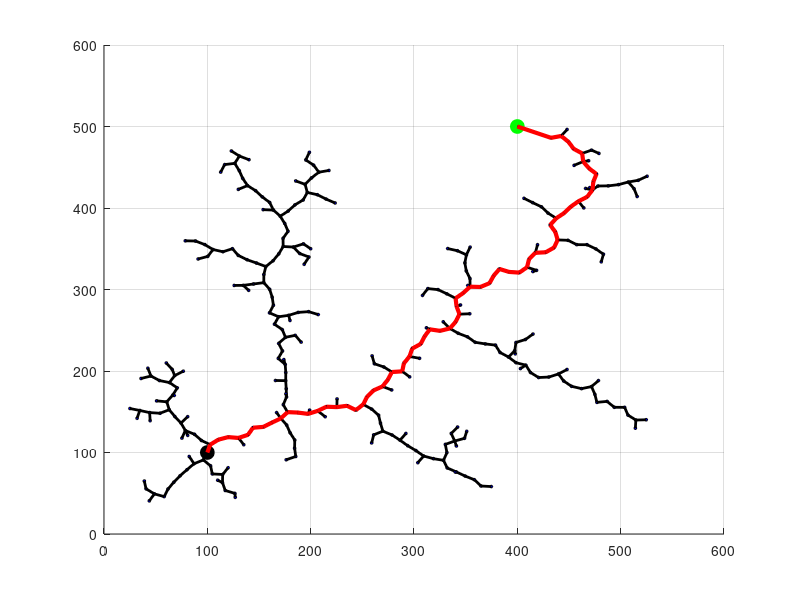

The MATLAB source for this figure:
clc; close all; clear all;
tic
%% Setting up the environment

N = 5000; %maximum number of iterations
step_size = 10;
threshold = 40; %maximum distance between random node and the goal state

% Initial position and a goal position
x_init = 100; y_init = 100;
x_goal = 400; y_goal = 500;

%grid size
x_min = 0; y_min = 0;
x_max = 600; y_max = 600;

%drawing the starting and the goal position
figure(1); axis([x_min x_max y_min y_max]); hold on; grid on;
plot(x_init, y_init, 'ko', 'MarkerSize',10, 'MarkerFaceColor','k');
plot(x_goal, y_goal, 'go', 'MarkerSize',10, 'MarkerFaceColor','g');


%% The data structure used to build RRT is a nested structure

%initializing tree
rrt_tree.node(1).x = x_init;
rrt_tree.node(1).y = y_init;
rrt_tree.node(1).index = 1; 
rrt_tree.node(1).parent_index = 0;

%% Building RRT 

%initializing x and y-coordinate of new node that will be added in tree
x_new = 0; y_new = 0;

% iter keeps track of number of iterations and is also used as index. Since
% we have already added one element, the initial configuration, to the
% tree as node. The iter variable is initialized with value 2.
iter = 2;

while iter <= N
    %% Generating random configurations
    
    %Random configuration from a uniform distribution
    x_rand = round((x_max - x_min)*rand);
    y_rand = round((y_max - y_min)*rand);
    
    %Adding bias
    %{
    random_number = rand;
    bias = 0.1; %Probability by which goal node will be sampled
    if random_number >= (1 - bias) && random_number < 1
        x_rand = x_goal;
        y_rand = y_goal;
    else
        x_rand = round((x_max - x_min)*rand);
        y_rand = round((y_max - y_min)*rand);
    end
    %}
    
    %% calculating distance between generated random node and other nodes in the tree
    for i = 1:length(rrt_tree.node)
        distance(i) = round(sqrt( (x_rand - rrt_tree.node(i).x)^2 + (y_rand - rrt_tree.node(i).y)^2 ));
    end
    %extracting minimum distance value and the node index
    [distance_value, parent_index] = min(distance);
    
    %% Steering towards the random node with maximum step size
    if distance_value >= step_size
        x_new = rrt_tree.node(parent_index).x + ((x_rand - rrt_tree.node(parent_index).x)*step_size)/distance(parent_index);
        y_new = rrt_tree.node(parent_index).y + ((y_rand - rrt_tree.node(parent_index).y)*step_size)/distance(parent_index);
    elseif distance_value <= step_size
        x_new = x_rand;
        y_new = y_rand;
    end
   
    %% Adding the new node to the tree
    rrt_tree.node(iter).x = x_new;
    rrt_tree.node(iter).y = y_new;
    rrt_tree.node(iter).index = iter; 
    rrt_tree.node(iter).parent_index = parent_index;

    %% drawing the edge from parent node to the new node added to tree
    plot(rrt_tree.node(iter).x, rrt_tree.node(iter).y, 'ko', 'MarkerSize',2, 'MarkerFaceColor','b');
    line([rrt_tree.node(iter).x, rrt_tree.node(parent_index).x], [rrt_tree.node(iter).y, rrt_tree.node(parent_index).y], 'Color', 'k', 'LineWidth', 2);
    drawnow
    hold on

    %% Checking if goal is within a threshold distance from the new node.
    distance_to_goal = sqrt( (x_new - x_goal)^2 + (y_new - y_goal)^2);
    if distance_to_goal <= threshold
        line([rrt_tree.node(iter).x, x_goal], [rrt_tree.node(iter).y, y_goal], 'Color', 'k', 'LineWidth', 2);
        drawnow
        hold on;
        rrt_tree.node(iter+1).x = x_goal;
        rrt_tree.node(iter+1).y = y_goal;
        rrt_tree.node(iter+1).index = iter+1; 
        rrt_tree.node(iter+1).parent_index = iter;
        break
    end
    iter = iter + 1;
end

%% plotting the path from goal to the start by backtracing
index = length(rrt_tree.node);
parent_index = rrt_tree.node(index).parent_index;

if rrt_tree.node(index).x == x_goal && rrt_tree.node(index).y == y_goal
    while parent_index ~= 0 
         line([rrt_tree.node(index).x, rrt_tree.node(parent_index).x], [rrt_tree.node(index).y, rrt_tree.node(parent_index).y], 'Color', 'r', 'LineWidth', 3);
         drawnow
         hold on;
         index = parent_index;
         parent_index = rrt_tree.node(index).parent_index;
    end
end

%% Reading the elapsed time from stopwatch started by tic
toc 